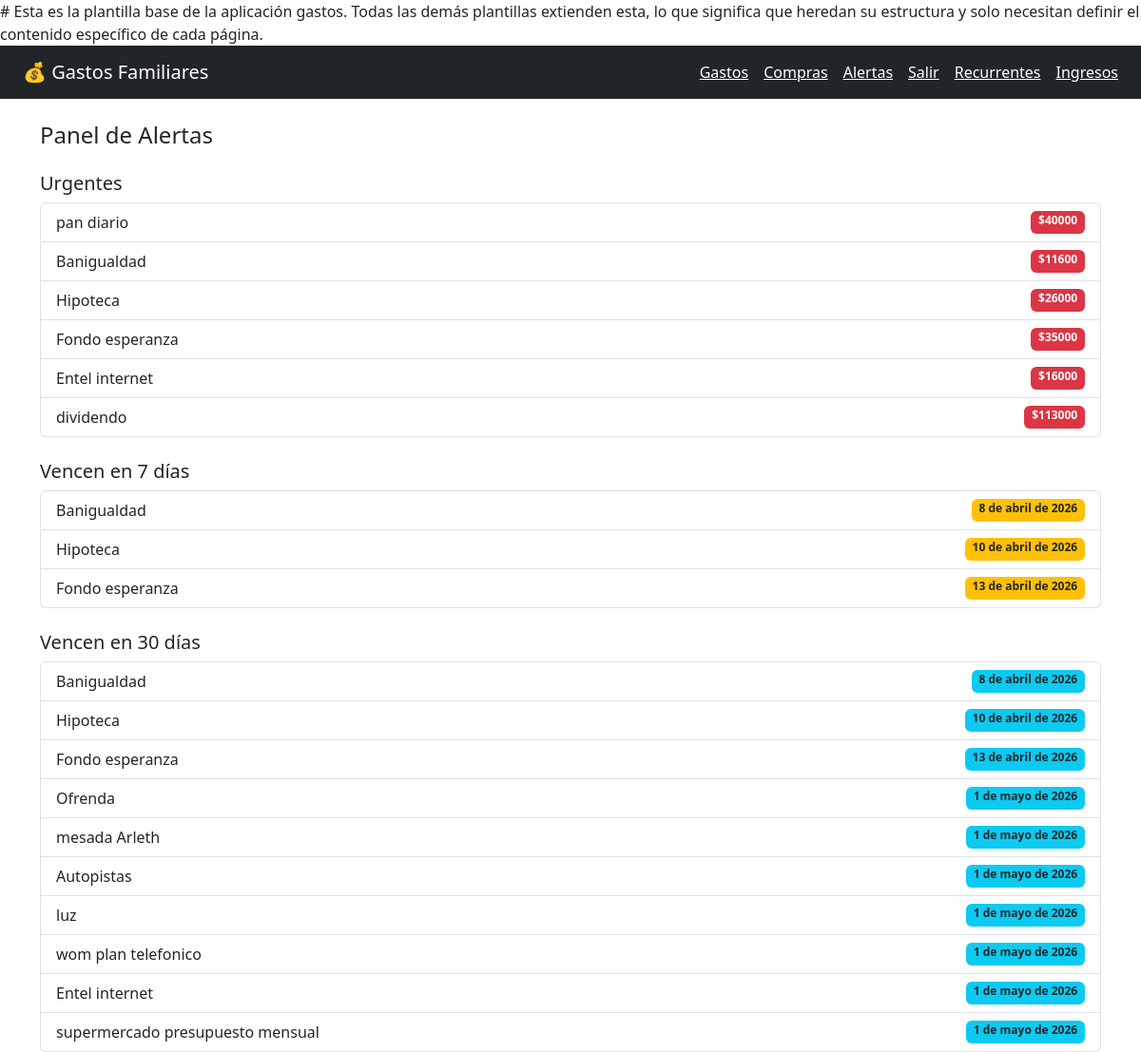
The app's page /alertas/ (signed in), older data.
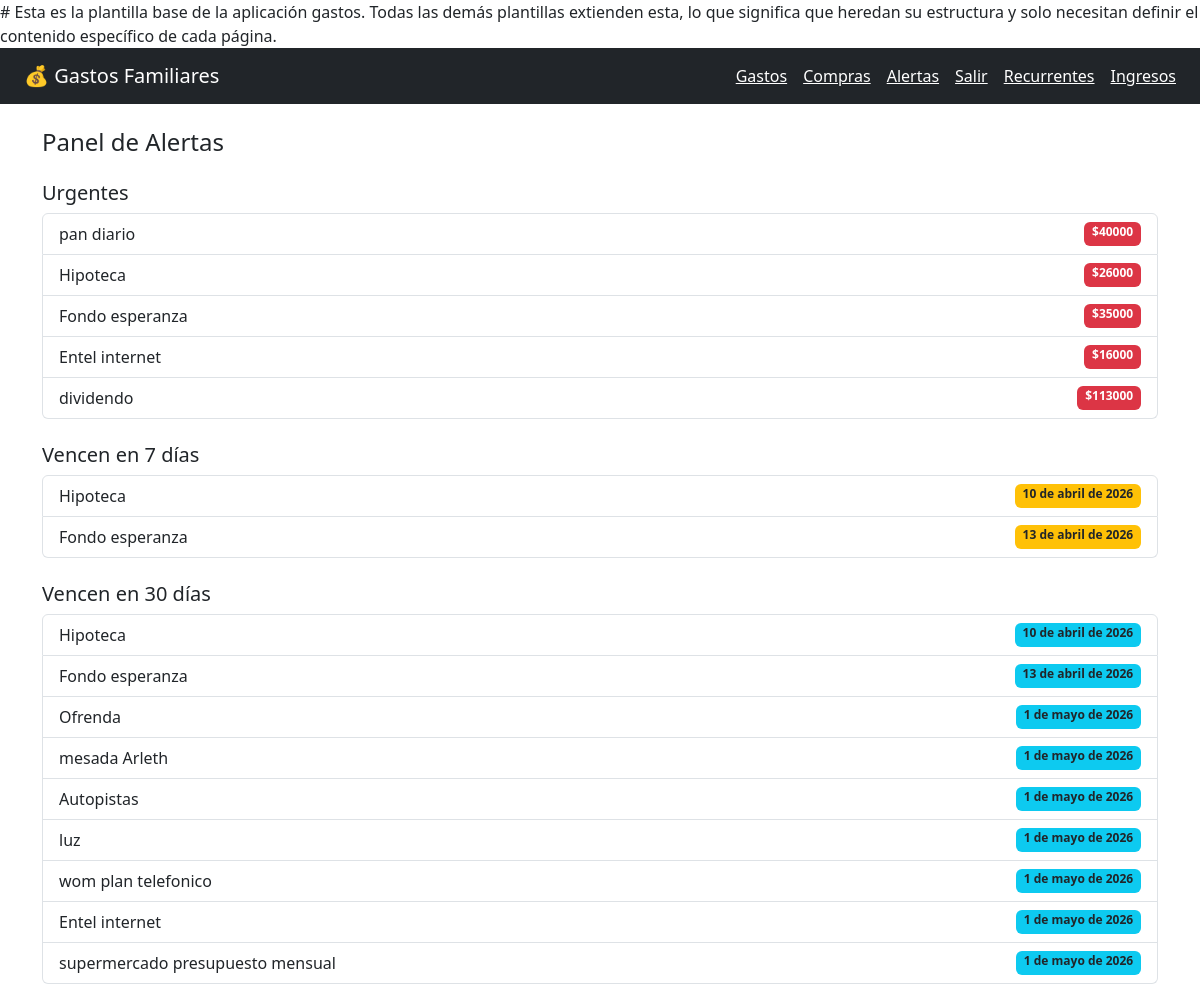
The same page, newer data.
### gastos/models.py (models this page shows, shortened)
class Gasto(models.Model): #cada gasto registrado como monto, fecha, etc
    PRIORIDAD_CHOICES = [
        ('urgente', 'Urgente'),
        ('alta', 'Alta'),
        ('normal', 'Normal'),
        ('postergable', 'Postergable'),
    ]
    ESTADO_CHOICES = [
        ('pendiente', 'Pendiente'),
        ('pagado', 'Pagado'),
        ('vencido', 'Vencido'),
    ]
    usuario = models.ForeignKey(User, on_delete=models.CASCADE, related_name='gastos')
    descripcion = models.CharField(max_length=200)
    monto = models.DecimalField(max_digits=12, decimal_places=0, null=True, blank=True)
    categoria = models.ForeignKey(Categoria, on_delete=models.SET_NULL, null=True, blank=True)
    fecha = models.DateField(default=timezone.now)
    fecha_vencimiento = models.DateField(null=True, blank=True)
    prioridad = models.CharField(max_length=20, choices=PRIORIDAD_CHOICES, default='normal')
    estado = models.CharField(max_length=20, choices=ESTADO_CHOICES, default='pendiente')
    notas = models.TextField(blank=True)
    creado_en = models.DateTimeField(auto_now_add=True)
    actualizado_en = models.DateTimeField(auto_now=True)
    class Meta:
        ordering = ['-fecha', '-creado_en']

### alertas/views.py (the view)
# urls.py: path('', views.panel_alertas, name='alertas'),
@login_required
def panel_alertas(request):
    contexto = {
        'proximos_7': gastos_proximos_a_vencer(request.user, dias=7),
        'proximos_30': gastos_proximos_a_vencer(request.user, dias=30),
        'urgentes': gastos_urgentes(request.user),
    }
    return render(request, 'gastos/alertas.html', contexto)

### gastos/services.py (called while the page is built)
def gastos_proximos_a_vencer(usuario, dias=7):
    hoy = timezone.now().date()
    limite = hoy + timezone.timedelta(days=dias)
    return Gasto.objects.filter(
        usuario=usuario,
        estado='pendiente',
        fecha_vencimiento__range=(hoy, limite),
    ).order_by('fecha_vencimiento')

def gastos_urgentes(usuario):
    return Gasto.objects.filter(
        usuario=usuario,
        prioridad='urgente',
        estado__in=['pendiente', 'vencido'],
    ).order_by('fecha_vencimiento')

### templates/gastos/alertas.html (shortened to what this page needs)
{% extends 'gastos/base.html' %}
{% block contenido %}
<h4 class="mb-4">Panel de Alertas</h4>
<h5>Urgentes</h5>
<ul class="list-group mb-4">
    {% for g in urgentes %}
    <li class="list-group-item d-flex justify-content-between">
        {{ g.descripcion }}
        <span class="badge bg-danger">${{ g.monto|floatformat:0 }}</span>
    </li>
    {% empty %}
    <li class="list-group-item text-center">Sin gastos urgentes</li>
    {% endfor %}
</ul>
<h5>Vencen en 7 días</h5>
<ul class="list-group mb-4">
    {% for g in proximos_7 %}
    <li class="list-group-item d-flex justify-content-between">
        {{ g.descripcion }}
        <span class="badge bg-warning text-dark">{{ g.fecha_vencimiento }}</span>
    </li>
    {% empty %}
    <li class="list-group-item text-center">Sin vencimientos próximos</li>
    {% endfor %}
</ul>
<h5>Vencen en 30 días</h5>
<ul class="list-group">
    {% for g in proximos_30 %}
    <li class="list-group-item d-flex justify-content-between">
        {{ g.descripcion }}
        <span class="badge bg-info text-dark">{{ g.fecha_vencimiento }}</span>
    </li>
    {% empty %}
    <li class="list-group-item text-center">Sin vencimientos próximos</li>
    {% endfor %}
</ul>
{% endblock %}

Row changes from the older to the newer data that the page shows:
no longer on this page (row edited): Gasto: descripcion "Banigualdad", monto "11600", fecha_vencimiento "8 de abril de 2026"
